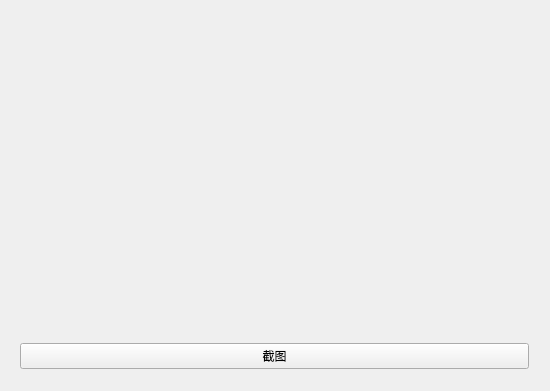
<?xml version="1.0" encoding="UTF-8"?>
<ui version="4.0">
 <class>MainWindow</class>
 <widget class="QMainWindow" name="MainWindow">
  <property name="geometry">
   <rect>
    <x>0</x>
    <y>0</y>
    <width>550</width>
    <height>391</height>
   </rect>
  </property>
  <property name="windowTitle">
   <string>MainWindow</string>
  </property>
  <widget class="QWidget" name="centralWidget">
   <widget class="QWidget" name="verticalLayoutWidget">
    <property name="geometry">
     <rect>
      <x>9</x>
      <y>9</y>
      <width>531</width>
      <height>371</height>
     </rect>
    </property>
    <layout class="QVBoxLayout" name="verticalLayout">
     <item>
      <widget class="QLabel" name="label">
       <property name="text">
        <string/>
       </property>
      </widget>
     </item>
     <item>
      <widget class="QPushButton" name="pushButton">
       <property name="text">
        <string>截图</string>
       </property>
      </widget>
     </item>
    </layout>
   </widget>
  </widget>
 </widget>
 <layoutdefault spacing="6" margin="11"/>
 <resources/>
 <connections/>
</ui>
